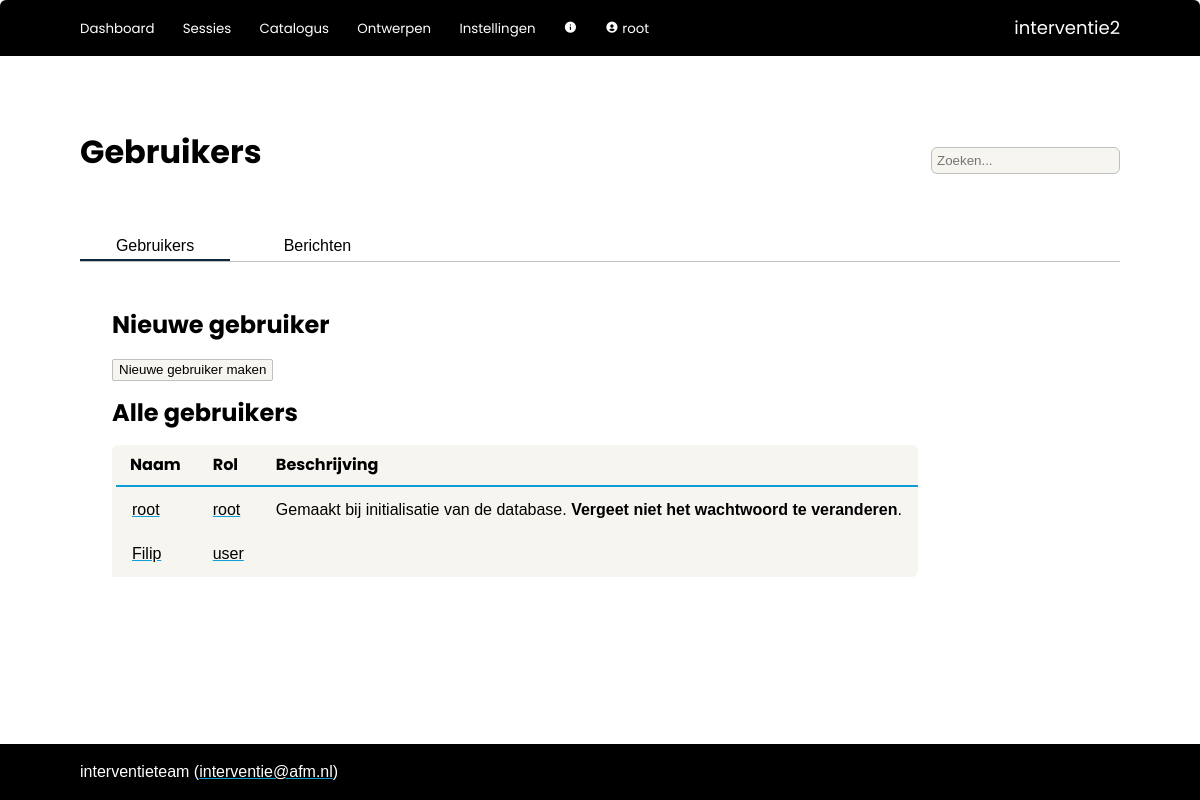
/admin/users (signed in), run on an earlier commit of the app's database.
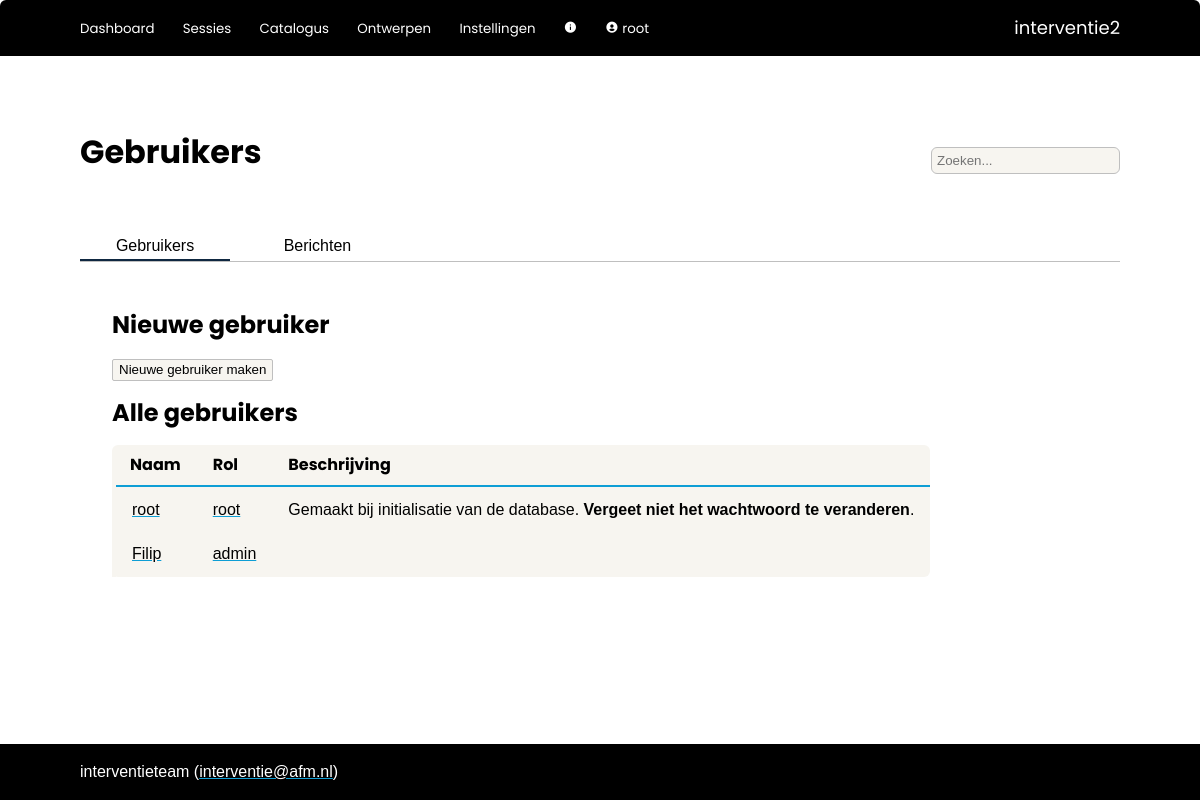
And on a later commit of the database.
### interventie2/models.py (models this page shows, shortened)
class User(db.Model, UserMixin):
    __tablename__ = 'users'
    id            = db.Column(db.Integer, primary_key=True)
    name          = db.Column(db.String(80), nullable=False, unique=True)
    password      = db.Column(db.String(200), nullable=False)
    role_id       = db.Column(db.Integer, db.ForeignKey('roles.id'), nullable=False, default=4) #references roles.id
    description   = db.Column(db.String(2000), nullable=False, default="")
    email         = db.Column(db.String(254))
    link          = db.Column(db.String(1000))
    active        = db.Column(db.Boolean, nullable=False, default=True)
    date_created  = db.Column(db.DateTime(timezone=True), server_default=func.now())
    last_seen     = db.Column(db.DateTime(timezone=True), server_default=func.now())
    role = relationship('Role')
    messages = relationship('Message', back_populates='recipient', foreign_keys="Message.recipient_id")
    messages_sent = relationship('Message', back_populates='sender', foreign_keys="Message.sender_id")
    worksession = relationship('Worksession', back_populates='creator')
    plan = relationship('Plan', back_populates='creator')
    allowed_worksessions = relationship('Worksession', secondary='worksession_access', back_populates='allowed_users')
    owned_instruments = relationship('Instrument', back_populates='owner')
    def unread_messages(self):
        return sum(1 for message in self.messages if (message.unread) and (message.deliver_after.date() <= date.today()))
    def unread_message_alert(self):
        return self.unread_messages() > 0

class Role(db.Model):
    __tablename__  = 'roles'
    id             = db.Column(db.Integer, primary_key=True) #1=root 2=admin, 3=maintainer, 4=user, 5=demo
    name           = db.Column(db.String(20), nullable=False, unique=True)
    see_app_info   = db.Column(db.Boolean)
    see_all_worksessions = db.Column(db.Boolean)
    edit_catalog   = db.Column(db.Boolean)
    edit_questionnaire = db.Column(db.Boolean)
    edit_users     = db.Column(db.Boolean)
    demo           = db.Column(db.Boolean)

### interventie2/admin/routes.py (the view)
@admin.route('/users', methods=['GET', 'POST'])
@login_required
def index():
    if not current_user.role.edit_users:
        return redirect(url_for('main.index'))
    list_of_users = User.query.order_by(User.id)
    messages = Message.query.order_by(Message.id)
    return render_template('admin/index.html', users=list_of_users, messages=messages)

### interventie2/models.py (called while the page is built)
@login_manager.user_loader
def load_user(user_id):
    return User.query.get(user_id)

### interventie2/admin/templates/admin/index.html (shortened to what this page needs)
{% extends 'base.html' %}
{% block page_title %}
    Gebruikers
{% endblock %}
{% block tabs %}
    <div class="tab_bar">
        <button class="tablinks" onclick="switch_tab(event, 'adm_users')" id="defaultOpen">Gebruikers</button>
        <button class="tablinks" onclick="switch_tab(event, 'adm_messages')">Berichten</button>
    </div>
{% endblock %}
{% block body %}
<div id="adm_users" class="tabcontent">
    <div class="text_area">
        {% if current_user.role.edit_users %}
            <h1>Nieuwe gebruiker</h1>
            <button><a href="{{ url_for('admin.register') }}">Nieuwe gebruiker maken</button></a>
        {% endif %}
        <h1>Alle gebruikers</h1>
        <table class="sortable">
            <thead>
                <tr>
                    <th>Naam</th>
                    <th>Rol</th>
                    <th>Beschrijving</th>
                </tr>
            </thead>
            <tbody>
                {% for user in users %}
                    <tr>
                        <td><a href="{{ url_for('admin.user', id=user.id) }}">{{ user.name }}</a></td>
                        <td><a href="{{ url_for('admin.roles') }}">{{ user.role.name }}</a></td>
                        <td>{{ user.description | escape | truncate(100) | markdown }}</td>
                    </tr>
                {% endfor %}
            </tbody>
        </table>
    </div>
</div>
{% endblock %}

### interventie2/templates/base.html (shortened to what this page needs)
<!DOCTYPE html>
<html lang="en">
    <head>
        <link rel="stylesheet" href="{{ url_for('static', filename='css/styles.css')}}">
        <link href="https://unpkg.com/boxicons@2.1.2/css/boxicons.min.css" rel="stylesheet">
    </head>
    <body>
        {% import 'jinja_macros.html' as macro %}
        <header>
            <div class="logo">{{ config['APP_NAME'] }}</div>
            <div class="modes">
                {% if current_user.is_authenticated %}
                    <button>
                        <a href="{{ url_for('main.index') }}">Dashboard</a>
                    </button>
                    <button>
                        <a href="{{ url_for('main.worksessions') }}">Sessies</a>
                    </button>
                    <button>
                        <a href="{{ url_for('catalog.index') }}">Catalogus</a>
                    </button>
                    {% if current_user.role.edit_questionnaire %}
                        <button>
                            <a href="{{ url_for('tools.index') }}">Ontwerpen</a>
                        </button>
                    {% endif %}
                    {% if current_user.role.edit_users %}
                        <button>
                            <a href="{{ url_for('admin.index') }}">Instellingen</a>
                        </button>
                    {% endif %}
                    {% if current_user.role.see_app_info %}
                        <button>
                            <a href="{{ url_for('admin.info') }}"><i class='bx bxs-info-circle'></i></a>
                        </button>
                    {% endif %}
                    <button>
                        <a href="{{ url_for('admin.user', id=current_user.id) }}"><i class='bx bxs-user-circle'></i>
                            {{ current_user.name }}
                        </a>
                    </button>
                {% else %}
                    <button>
                        <a href="{{ url_for('main.login') }}">Login</a>
                    </button>
                {% endif %}
            </div>
        </header>
        <nav>
            <div class="title">{% block page_title %}{% endblock %}</div>
            {% if current_user.is_authenticated %}
                <form action="/analysis/search" method="get" class="search">
                    <input id="search" type="search"  name="q" value="{{ request.args.get('q') or '' }}" placeholder="Zoeken...">
                </form>
            {% endif %}
            <div class="tabs">{% block tabs %}{% endblock %}</div>
        </nav>
        <main>
            <section>{% block body %}{% endblock %}</section>
        </main>
        <footer>{{ config['MAINTAINER'] }} (<a href="mailto:{{ config['MAINTAINER_EMAIL'] }}">{{ config['MAINTAINER_EMAIL'] }}</a>)</footer>
    </body>
</html>

### interventie2/static/css/styles.css (style rules this page uses)
:root { --dark-blue: #0f2841; --light-blue: #0e9ed5; --green: #3b7d23; --orange: #c04f14; --mid-grey: #bfbfbf; --light-grey: #f7f5f0; --alert: red; }
html, body { font-family: sans-serif; line-height: 1.5em; padding: 0px; margin: 0px; }
p { padding-top: 0 !important; padding-bottom: 0 !important; margin-top: 0px; margin-bottom: 0px; }
a { color: inherit; text-decoration: underline; text-decoration-color: var(--light-blue); }
h1, h2, h3 { font-family: "Poppins", sans-serif; }
button { border: 1px solid var(--mid-grey); background-color: var(--light-grey); min-height: 1.7em; border-radius: 2px; min-width: 150px; }
button a { text-decoration: none; }
input { border: none; background-color: white;; border: 1px solid var(--mid-grey); font-size: inherit; height: 1.7rem; }
table { background: var(--light-grey); border-radius: 6px; border-collapse: collapse; animation: fadeInAnimation ease 0.7s; animation-iteration-count: 1; animation-fill-mode: forwards; }
thead { border-bottom: solid 2px var(--light-blue); }
th { border-bottom: 1px solid white; color: black; font-weight: bold; font-family: "Poppins", sans-serif; padding: 0.5em 1em; text-align: left; }
td { padding: 0.65em 1em; }
tbody tr { border-left: 4px solid var(--light-grey); transition:all 0.25s ease; }
body { display: grid; height: 100vh; grid-template-rows: min-content min-content auto min-content; grid-template-areas: "header" "nav" "main" "footer"; }
header { grid-area: header; background-color: black; display: grid; grid-template-columns: auto min-content; grid-template-rows: auto; grid-template-areas: "modes logo"; color: white; border-radius: 6px 6px 0px 0px; align-items: center; padding: 1rem 5rem; font-family: "Poppins", sans-serif; }
header a { text-decoration: none; }
.logo { grid-area: logo; font-size: large; }
.modes { grid-area: modes; padding: 0px; margin: 0px; }
.modes button { background: inherit; outline: none; cursor: pointer; padding: 0; margin: 0 1.5rem 0 0; border: none; border-radius: 0px; color: white; font-family: "Poppins", sans-serif; font-size: smaller; min-width: 0; }
nav { grid-area: nav; display: grid; grid-template-columns: 1fr auto; grid-template-areas: "title search" "steps steps" "tabs tabs "; align-items: center; margin: 5rem 5rem 1rem 5rem; }
.title { grid-area: title; font-family: "Poppins", sans-serif; color: black; font-size: xx-large; font-weight: bold; padding: 0 0 1rem 0; line-height: 1em; }
.search { grid-area: search; display: flex; align-items: center; text-decoration: none; border: none; }
.search input { border: none; background-color: var(--light-grey); border: 1px solid var(--mid-grey); border-radius: 6px; padding: 5px; font-size: smaller; height: 1.7rem; }
.tabs { grid-area: tabs; display: flex; padding-top: 3rem; overflow: hidden; font-size: inherit; border-bottom: 1px solid var(--mid-grey); }
.tabs button { background: inherit; outline: none; cursor: pointer; padding: 0rem 2rem 0rem 2rem; margin: 0 0.5rem 0 0; border: none; border-radius: 0px; font-size: inherit; width: auto; }
.tabs button.active_tab { border-bottom: solid 2px var(--dark-blue); }
main { grid-area: main; padding: 1rem 5rem; display: grid; grid-template-columns: min-content 3fr; grid-template-areas: "aside section "; overflow-y: scroll; }
section { grid-area: section; padding: 0; margin-left: 1rem; margin-right: 1rem; }
footer { grid-area: footer; background-color: black; color: white; align-items: center; padding: 1rem 5rem; }
.text_area { width: 100%; padding: 0 1em 1em 1em; background-color: white; border-radius: 5px; }
.tabcontent { width: 100%; }

What changed in the data, as far as the page shows it:
changed User "Filip": role.name "user" → "admin"
